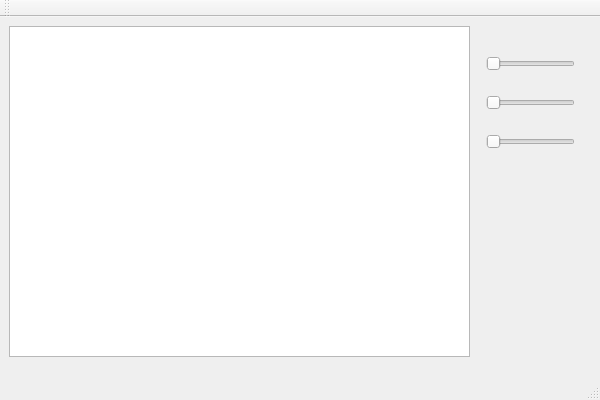
<?xml version="1.0" encoding="UTF-8"?>
<ui version="4.0">
 <class>MainWindow</class>
 <widget class="QMainWindow" name="MainWindow">
  <property name="geometry">
   <rect>
    <x>0</x>
    <y>0</y>
    <width>600</width>
    <height>400</height>
   </rect>
  </property>
  <property name="windowTitle">
   <string>MainWindow</string>
  </property>
  <widget class="QWidget" name="centralWidget">
   <widget class="QWidget" name="verticalLayoutWidget">
    <property name="geometry">
     <rect>
      <x>475</x>
      <y>10</y>
      <width>111</width>
      <height>151</height>
     </rect>
    </property>
    <layout class="QVBoxLayout" name="verticalLayout">
     <item>
      <widget class="QSlider" name="hSlider">
       <property name="maximum">
        <number>90</number>
       </property>
       <property name="orientation">
        <enum>Qt::Horizontal</enum>
       </property>
      </widget>
     </item>
     <item>
      <widget class="QSlider" name="hSlider2">
       <property name="maximum">
        <number>90</number>
       </property>
       <property name="orientation">
        <enum>Qt::Horizontal</enum>
       </property>
      </widget>
     </item>
     <item>
      <widget class="QSlider" name="hSlider3">
       <property name="maximum">
        <number>90</number>
       </property>
       <property name="orientation">
        <enum>Qt::Horizontal</enum>
       </property>
      </widget>
     </item>
    </layout>
   </widget>
   <widget class="QGraphicsView" name="graphicsView">
    <property name="geometry">
     <rect>
      <x>9</x>
      <y>9</y>
      <width>461</width>
      <height>331</height>
     </rect>
    </property>
   </widget>
  </widget>
  <widget class="QMenuBar" name="menuBar">
   <property name="geometry">
    <rect>
     <x>0</x>
     <y>0</y>
     <width>600</width>
     <height>21</height>
    </rect>
   </property>
  </widget>
  <widget class="QToolBar" name="mainToolBar">
   <attribute name="toolBarArea">
    <enum>TopToolBarArea</enum>
   </attribute>
   <attribute name="toolBarBreak">
    <bool>false</bool>
   </attribute>
  </widget>
  <widget class="QStatusBar" name="statusBar"/>
 </widget>
 <layoutdefault spacing="6" margin="11"/>
 <resources/>
 <connections/>
</ui>
